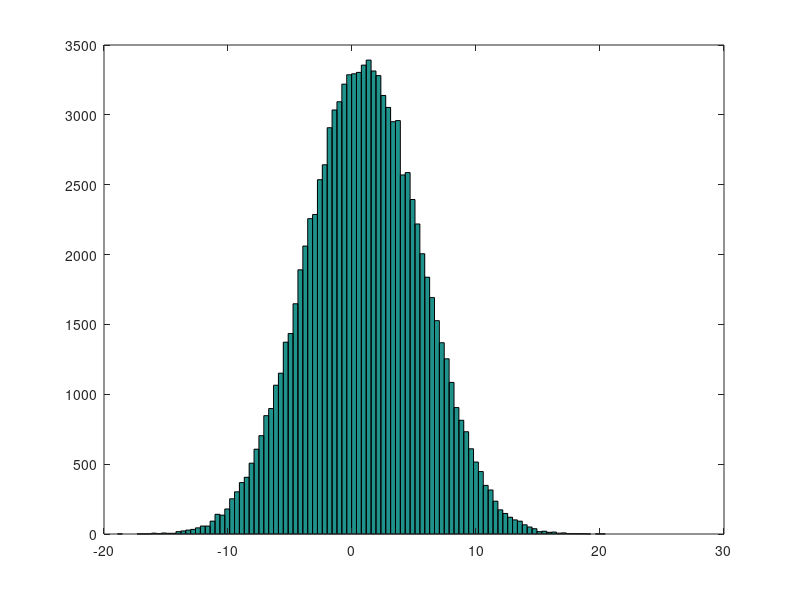

Here is the MATLAB script that generated this plot: (Note: this script raises an error after producing the figure.)
clear all
% close all
clc

D=100;
N=1e5;
rho_x=1;
Sigma=eye(D)+rho_x*randn(D);
mu=randn(D,1);
x=double(bsxfun(@plus,mu,Sigma*randn(D,N))>0);
b=-4;
Sigma_w=1;
w=Sigma_w*randn(D,1);
z=w'*x+b;
y=double((1./(1+exp(-z))>rand(1,N)));

hist(z,100)

%% Estimate weights
addpath('EstimateConnectivity')
addpath('Misc')
mX=mean(x,2);
mean(mX)
mY=mean(y,2)
XX=(x*x')/N;
YX=(y*x')/N;
any(XX(:)==0)
any(YX(:)==0)

Ew=EstimateA_MLE_cavity_forLogReg(XX,YX,mX,mY);
Ew2=(YX-mY*mX')/(XX-mX*mX');
% B= mnrfit(x',y'+1);
% Ew2=-B(2:end);
mi=min([w(:) Ew(:)]);
ma=max([w(:) Ew(:)]);
diagonal=mi:0.01:ma;
plot(diagonal,diagonal,'-',w,Ew','.g',w,Ew2,'.r');
[R C]= GetWeightsErrors( w,Ew )
[R2 C2]= GetWeightsErrors( w,Ew2 )
